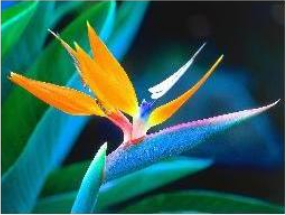
#> input picture lecture-3-image-enhancement/enhancement-in-spatial-domain/src-imgs/image_1.png, 285 x 215 px
$ python ex4_canny.py --imagepath ../../lecture-3-image-enhancement/enhancement-in-spatial-domain/src-imgs/image_1.png
#> lines starting #> are read from the running program, lines starting #| are printed output that depends on the picture
#> in main, img is the input picture: shape (215, 285, 3); mean B, G, R 86.7, 95.9, 45.3
import cv2
import numpy as np
import os
import argparse

def canny_function(img, blur_ksize=7, threshold1=100, threshold2=200):
    ''' Canny Edge Detection
    Args:
        img: (np.array) img_array with RGB
        blur_ksize: (int) Kernel size parameter for Gaussian Blurry
        threshold1: (int) min threshold
        threshold2: (int) max threshold
    Output:
        canny_img: (np.array)
    '''
#> called with blur_ksize = 7, threshold1 = 100, threshold2 = 200

    gray_img = cv2.cvtColor(img, cv2.COLOR_RGB2GRAY)
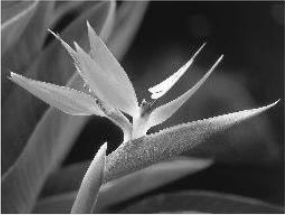
#> gray_img: shape (215, 285); min 9, max 253, mean 79.7
    blurred_img = cv2.GaussianBlur(gray_img, ksize = (blur_ksize, blur_ksize), sigmaX = 0)
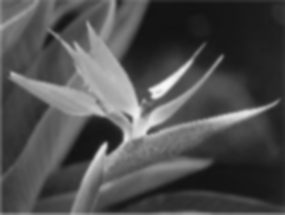
#> blurred_img: shape (215, 285); min 18, max 248, mean 79.2

    # canny edge
    canny_img = cv2.Canny(blurred_img, threshold1 = threshold1, threshold2 = threshold2)
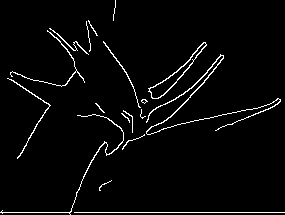
#> canny_img: shape (215, 285); 3.2% white in thin lines or dots

    return canny_img

def main(image_path, output_name, threshold1=100, threshold2=200):
    img = cv2.imread(image_path)
    img = cv2.cvtColor(img, cv2.COLOR_BGR2RGB)
    canny_img = canny_function(img, threshold1 = threshold1, threshold2 = threshold2)
    img = cv2.imread(image_path)
    cv2.imshow("origin", img)
    cv2.imshow("canny", canny_img)
    cv2.waitKey(0)
    if output_name is not None:
        os.makedirs('./outputs', exist_ok = True)
        cv2.imwrite(os.path.join('./outputs', output_name), canny_img)
        print('Done saved')

if __name__ == "__main__":
    parser = argparse.ArgumentParser()
    parser.add_argument('--imagepath', dest = 'image_path',
                        default = 'Input-image.jpg', type = str)
    parser.add_argument('--output_name', dest = 'output_name',
                         default=None, type = str)
    parser.add_argument('--threshold1', dest = 'threshold1',
                        default = 100, type = int)
    parser.add_argument('--threshold2', dest = 'threshold2',
                        default = 200, type = int)
    args = parser.parse_args()

    main(args.image_path, args.output_name, args.threshold1, args.threshold2)
